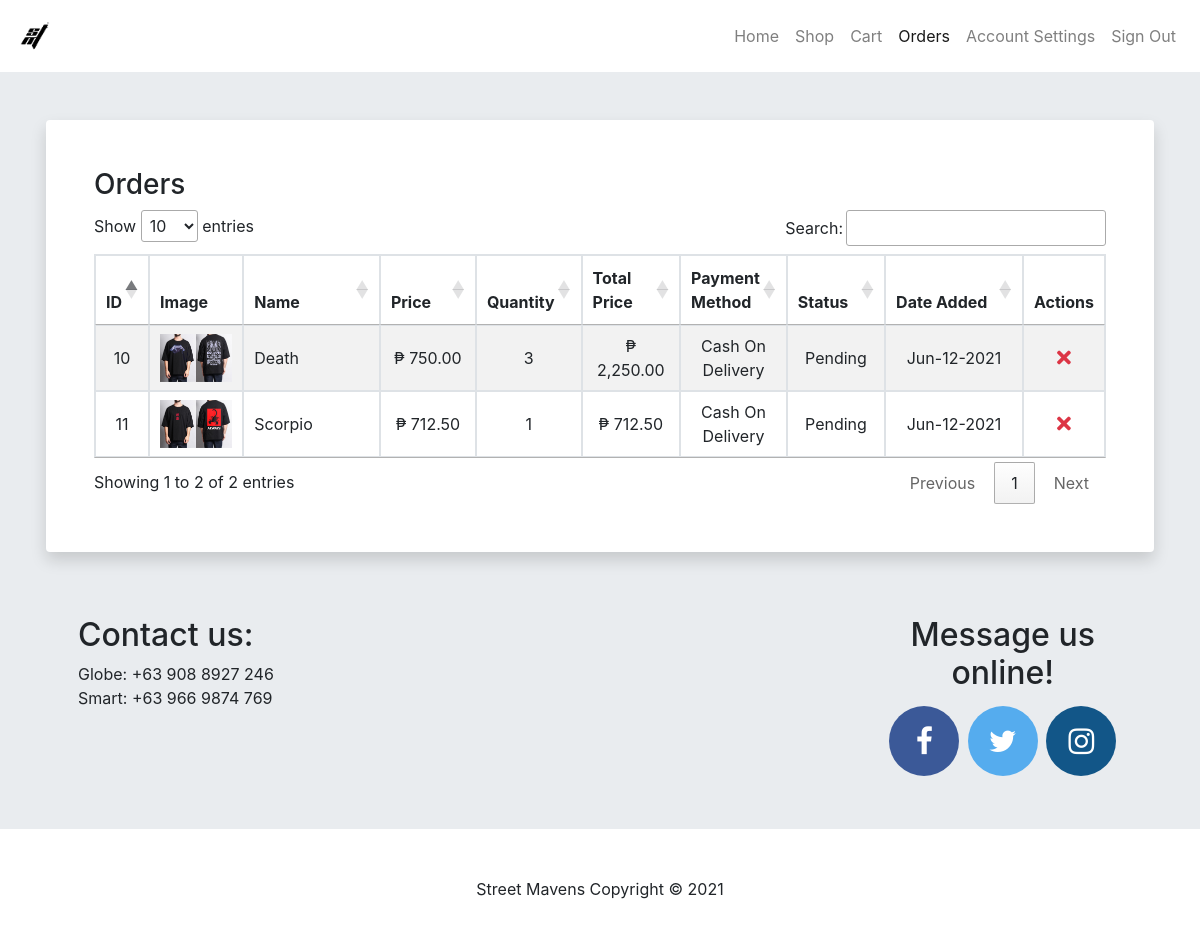
The app's page /orders.php (signed in) with its own data.
### tables this page shows
CREATE TABLE `orders` (
  `id` int(11) NOT NULL,
  `user_id` int(11) NOT NULL,
  `product_id` int(11) NOT NULL,
  `quantity` int(11) NOT NULL,
  `payment_method` enum('Cash On Delivery') NOT NULL,
  `status` enum('Pending','Confirmed') NOT NULL DEFAULT 'Pending',
  `date_added` timestamp NOT NULL DEFAULT current_timestamp() ON UPDATE current_timestamp()
);

CREATE TABLE `products` (
  `id` int(11) NOT NULL,
  `user_id` int(11) NOT NULL,
  `name` varchar(100) NOT NULL,
  `description` varchar(200) NOT NULL,
  `price` int(11) NOT NULL,
  `discount_percentage` int(11) NOT NULL,
  `stock` int(11) NOT NULL,
  `image_path` varchar(200) NOT NULL,
  `date_added` timestamp NOT NULL DEFAULT current_timestamp()
);

### functions/functions.php (called while the page is built, shortened)
<?php
function get_user_orders($user_id)
{
    global $__conn;
    $error = 0;
    $data = array();
    $stmt = $__conn->prepare(
        "SELECT orders.id, products.id, products.name, products.description, products.price,
        products.discount_percentage, products.stock, products.image_path,
        orders.quantity, orders.status, orders.payment_method, orders.date_added
        FROM orders
        INNER JOIN products ON products.id = orders.product_id
        WHERE orders.user_id = ?"
    );
    if (
        $stmt &&
        $stmt->bind_param('i', $user_id) &&
        $stmt->execute() &&
        $stmt->store_result() &&
        $stmt->bind_result(
            $order_id,
            $product_id,
            $name,
            $description,
            $price,
            $discount_percentage,
            $stock,
            $image_path,
            $quantity,
            $status,
            $payment_method,
            $date_added
        )
    ) {
        while ($stmt->fetch()) {
            $data[] = array(
                'order_id' => $order_id,
                'product_id' => $product_id,
                'name' => $name,
                'description' => $description,
                'price' => $price,
                'discount_percentage' => $discount_percentage,
                'stock' => $stock,
                'image_path' => $image_path,
                'quantity' => $quantity,
                'status' => $status,
                'payment_method' => $payment_method,
                'date_added' => $date_added
            );
        }
    }
    return array(
        'error' => $error,
        'data' => $data,
    );
}

### orders.php (the view, shortened to what this page needs)
<?php
require_once('statics/database_info.php');
require_once('functions/functions.php');
?>
<!DOCTYPE html>
<html lang="en">
<head>
    <?php include_once('includes/head.php') ?>
</head>
<body>
    <?php include_once('includes/navbar.php') ?>
    <main>
        <div class="container mt-5">
            <div class="row">
                <div class="table-responsive mx-3 p-5 bg-white rounded shadow">
                    <h3>Orders</h3>
                    <table id="tbl_orders" class="table table-striped table-bordered bg-white">
                        <thead>
                            <tr style="text-align: center;">
                                <th width="5%">ID</th>
                                <th width="10%">Image</th>
                                <th width="15%">Name</th>
                                <th width="10%">Price</th>
                                <th width="10%">Quantity</th>
                                <th width="10%">Total Price</th>
                                <th width="10%">Payment Method</th>
                                <th width="10%">Status</th>
                                <th width="15%">Date Added</th>
                                <th width="5%">Actions</th>
                            </tr>
                        </thead>
                        <tbody>
                            <?php
                            $orders = get_user_orders($_SESSION['id'])['data'];
                            foreach ($orders as $order) {
                                $price = $order['price'];
                                $discounted_price = $price - ($price * ($order['discount_percentage'] / 100));
                                $can_cancel = ($order['status'] !== 'Confirmed'); ?>
                                <tr id="tr_order_item_<?= $order['order_id'] ?>">
                                    <td class="text-center align-middle"><?= $order['order_id'] ?></td>
                                    <td class="align-middle">
                                        <img class="img-fluid" src="<?= $order['image_path'] ?>" alt="Product Image">
                                    </td>
                                    <td class="align-middle"><?= $order['name'] ?></td>
                                    <td class="text-center align-middle">₱ <?= number_format($discounted_price, 2) ?></td>
                                    <td class="text-center align-middle"><?= $order['quantity'] ?></td>
                                    <td class="text-center align-middle">₱ <?= number_format($discounted_price * $order['quantity'], 2) ?></td>
                                    <td class="text-center align-middle"><?= $order['payment_method'] ?></td>
                                    <td class="text-center align-middle"><?= $order['status'] ?></td>
                                    <td class="text-center align-middle"><?= date('M-d-Y', strtotime($order['date_added'])) ?></td>
                                    <td class="text-center align-middle">
                                        <span class="text-danger lead <?php if ($can_cancel) echo 'remove_order_item'; ?>" style="cursor: <?= $can_cancel ? 'pointer' : 'not-allowed' ?>; opacity: <?= $can_cancel ? '100%' : '50%' ?>;" <?php if ($can_cancel) echo 'order_id="' . $order['order_id'] . '"'; ?>><i class="fas fa-times"></i></span>
                                    </td>
                                </tr>
                            <?php } ?>
                        </tbody>
                    </table>
                </div>
            </div>
        </div>
    </main>
    <?php include_once('includes/section.php') ?>
    <?php include_once('includes/footer.php') ?>
</body>
</html>

### styles/styles.css (style rules this page uses)
body { background-color: #e9ecef; }

### records on screen
orders: id "10", product.image_path (picture), product.name "Death", product.discount_percentage "750.00", quantity "3", $discounted_price * $order['quantity'] "2,250.00", payment_method "Cash On Delivery", status "Pending", date_added "Jun-12-2021"
orders: id "11", product.image_path (picture), product.name "Scorpio", product.discount_percentage "712.50", quantity "1", $discounted_price * $order['quantity'] "712.50", payment_method "Cash On Delivery", status "Pending", date_added "Jun-12-2021"
